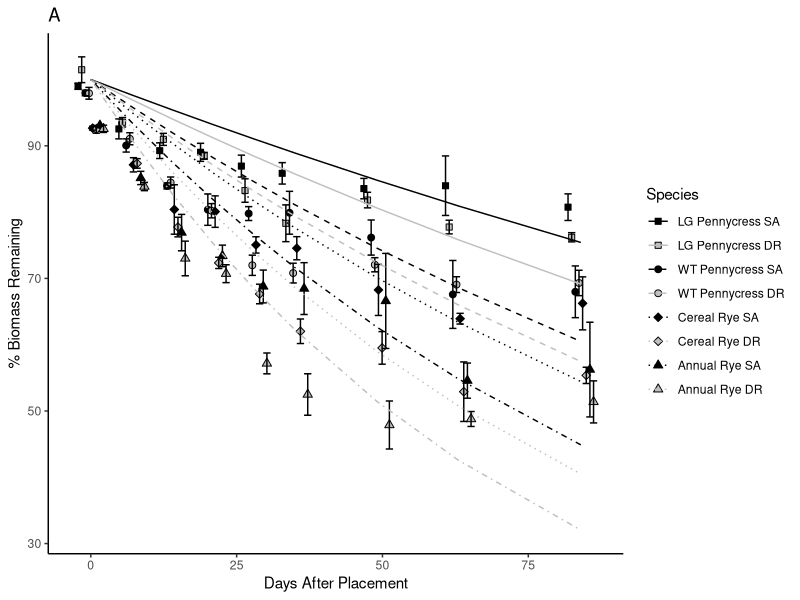
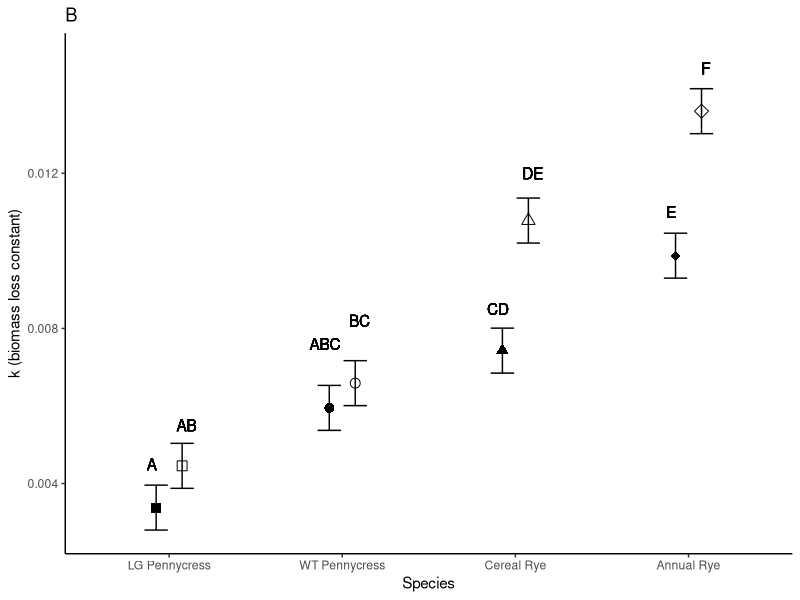
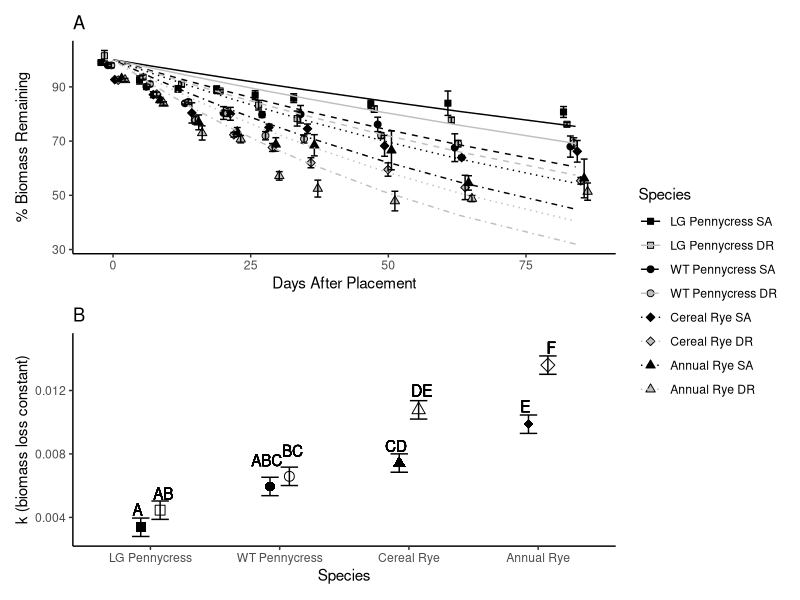
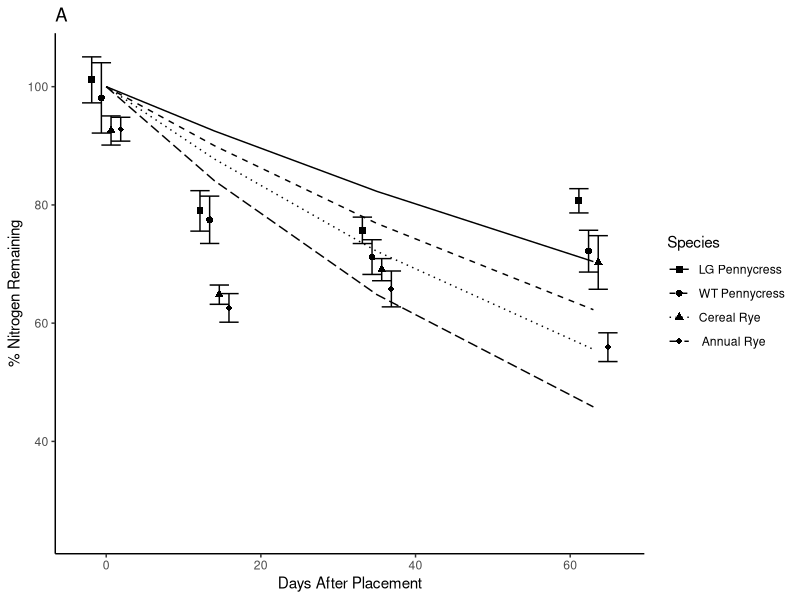
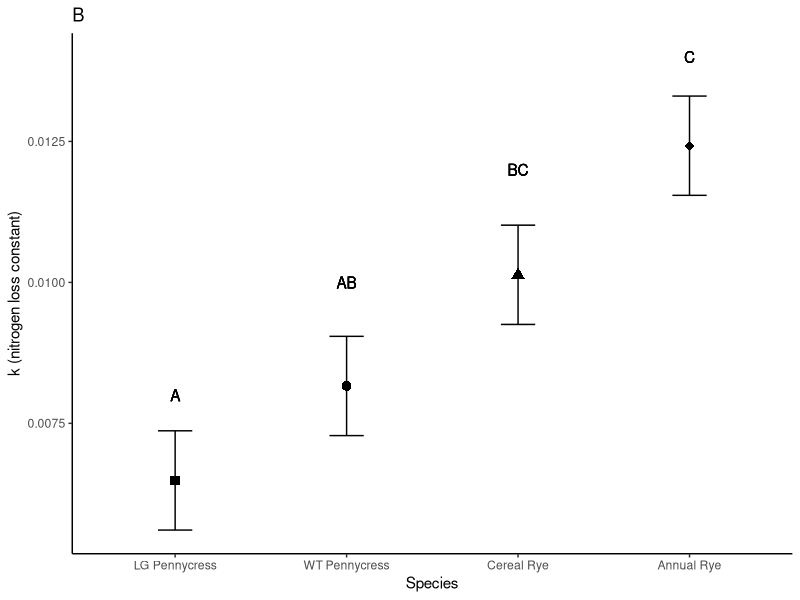
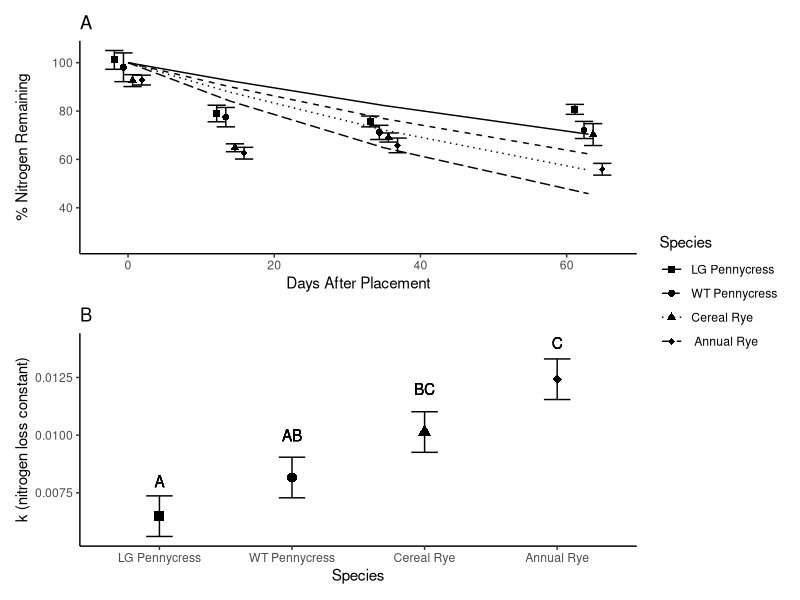
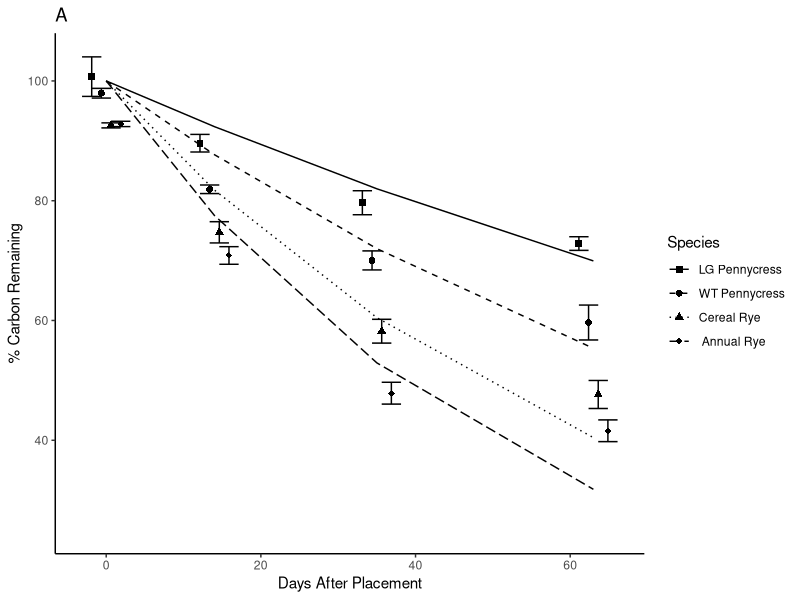
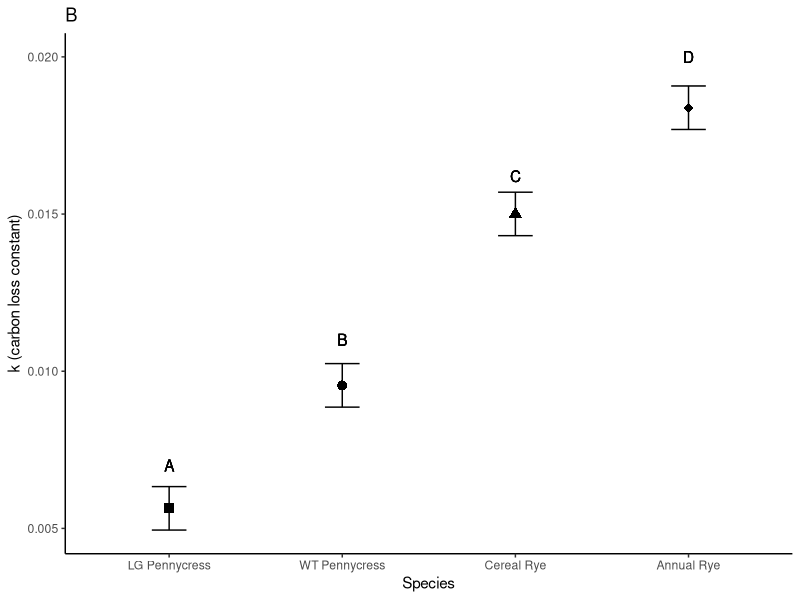

Here is the R script that generated these plots, in order:
# LOAD LIBRARIES ----
library(tidyverse) 
library(patchwork)

# OBJECTIVE ----
# I'm going to use this file for all of the final plotting
# I need to do so that I can do it all in one place.
# At the end of the biomass, nitrogen, and carbon analysis scripts
#I saved the relevant files as csv files
# in the filepath: "output/final". The full data frame for
# the nitrogen and carbon loss data is created and 
# saved in the carbon analysis file so that I only had to do it 
# once and put it in one place. 
# going to start by plotting the percent remaining over time, 
# and them the emmeans graphs with relevant
# statistics. Will see where to go from there. 

# READ IN THE DATA ----

# full nitrogen and carbon data ----
nutrients.df <- 
  read_csv("output/final files from import and k calcs/from import and clean/nutrients.csv")

# full decomp data ----
biomass.df <- 
  read_csv("output/final files from import and k calcs/from import and clean/total biomass.csv")

# now we load in the emmeans for those plots 
# biomass ----
biomass_k_emmeans.df <- 
  read_csv("output/statistical results/biomass results.csv")

# nitrogen ----
nitrogen_k_emmeans.df <- 
  read_csv("output/statistical results/nitrogen results.csv")

# carbon ----
carbon_k_emmeans.df <- 
  read_csv("output/statistical results/carbon results.csv")

# carbon to nitrogen ratios ----
ratios.df <- 
  read_csv("output/carbon to nitrogen ratios/c to n ratios.csv")

# carbon to nitrogen ratios by soil ----
ratio_soils.df <- 
  read_csv("output/carbon to nitrogen ratios/ c to n ratios by soil.csv")

# READ IN FITTED VALUES FOR PLOTTING ----

# biomass ----
biomass_fitted.df <- 
  read_csv("output/final files from import and k calcs/k values/fitted biomass.csv")
  
# nitrogen ----
nitrogen_fitted.df <-
  read_csv("output/final files from import and k calcs/k values/fitted nitrogen.csv")
  
# carbon ----
carbon_fitted.df <- 
  read_csv("output/final files from import and k calcs/k values/fitted carbon.csv")

# CLEANING OF FILES ----

# add species to biomass data frame 
biomass_k_emmeans.df <- biomass_k_emmeans.df %>%
  mutate(spp = case_when(
    trt == "GM_PC_1" ~ "gm_pc",
    trt == "GM_PC_2" ~ "gm_pc",
    trt == "PC_1" ~ "pc",
    trt == "PC_2" ~ "pc",
    trt == "CR_1" ~ "cr",
    trt == "CR_2" ~ "cr",
    trt == "AR_1" ~ "ar",
    trt == "AR_2" ~ "ar"))

# add soil to biomass data frame
biomass_k_emmeans.df <- biomass_k_emmeans.df %>%
  mutate(soil = case_when(
    trt == "GM_PC_1" ~ "1",
    trt == "GM_PC_2" ~ "2",
    trt == "PC_1" ~ "1",
    trt == "PC_2" ~ "2",
    trt == "CR_1" ~ "1",
    trt == "CR_2" ~ "2",
    trt == "AR_1" ~ "1",
    trt == "AR_2" ~ "2"))

# set up factor for biomass fitted
biomass_fitted.df <- biomass_fitted.df %>%
  mutate(trt = paste(spp, soil_block, sep = "_"))

biomass.df <- biomass.df %>%
  mutate(trt = paste(spp, soil_block, sep = "_"))

biomass_fitted.df <- biomass_fitted.df %>%
  mutate(trt = as.factor(trt)) %>%
  mutate(trt = fct_relevel(trt,
                           "GM_PC_1", "GM_PC_2", "PC_1", "PC_2", "CR_1", "CR_2",
                           "AR_1", "AR_2")) 

# set up the factors for nitrogen fitted
nitrogen_fitted.df <- nitrogen_fitted.df %>%
mutate(spp = as.factor(spp)) %>%
  mutate(spp = fct_relevel(spp, "GM_PC", "PC", "CR", "AR"))

# set up the factors for carbon fitted 
carbon_fitted.df <- carbon_fitted.df %>%
  mutate(spp = as.factor(spp)) %>%
  mutate(spp = fct_relevel(spp, "GM_PC", "PC", "CR", "AR"))



# rename treatment to spp_soil to work with the graphs i aleady wrote
biomass_k_emmeans.df<- biomass_k_emmeans.df %>%
  rename(spp_soil = trt)

# FIGURES ----

# biomass ----

# percent remaining
total_biomass_days.plot <- biomass.df %>%
  mutate(spp = as.factor(trt)) %>%
  mutate(trt = fct_relevel(trt,
                                "GM_PC_1", "GM_PC_2", "PC_1", "PC_2", "CR_1", "CR_2",
                                "AR_1", "AR_2")) %>%
  ggplot(mapping = aes(days, pct_mass_remain, 
                       shape = as.factor(trt), fill = trt)) + 
  stat_summary(fun = mean, na.rm = TRUE, geom = "point", size = 2,
               position = position_dodge(width = 5)) +
  stat_summary(fun.data = mean_se, na.rm = TRUE, geom = "errorbar", width = 10,
               position = position_dodge(width = 5)) +
  geom_line(data = biomass_fitted.df,
            aes(x= days, y=.fitted, linetype= as.factor(trt), color = as.factor(trt)))+
  labs(x = "Days After Placement", y = "% Biomass Remaining") +
  scale_shape_manual(name = "Species",
                     label = c("LG Pennycress SA","LG Pennycress DR",
                               "WT Pennycress SA", "WT Pennycress DR", 
                               "Cereal Rye SA", "Cereal Rye DR",
                               "Annual Rye SA", "Annual Rye DR"),
                     values = c(22, 22, 21, 21, 23,23, 24, 24)) +
  scale_linetype_manual(name = "Species",
                        label =
                          c("LG Pennycress SA","LG Pennycress DR",
                            "WT Pennycress SA", "WT Pennycress DR", 
                            "Cereal Rye SA", "Cereal Rye DR",
                            "Annual Rye SA", "Annual Rye DR"),
                        values = c(1, 1, 2, 2, 3, 3, 4, 4)) +
  scale_fill_manual(name = "Species",
                     label = c("LG Pennycress SA","LG Pennycress DR",
                               "WT Pennycress SA", "WT Pennycress DR", 
                               "Cereal Rye SA", "Cereal Rye DR",
                               "Annual Rye SA", "Annual Rye DR"),
                     values = c("black", "gray75", "black", "gray75",
                                "black", "gray75", "black", "gray75")) +
  scale_color_manual(name = "Species",
                    label = c("LG Pennycress SA","LG Pennycress DR",
                              "WT Pennycress SA", "WT Pennycress DR", 
                              "Cereal Rye SA", "Cereal Rye DR",
                              "Annual Rye SA", "Annual Rye DR"),
                    values = c("black", "gray75", "black", "gray75",
                               "black", "gray75", "black", "gray75")) +
  labs(shape = "Species", linetype = "Species") +
  expand_limits(y = 45) +
  ggtitle("A") +
  theme_classic()

total_biomass_days.plot

# emm contrasts
biomass_contrast.plot <- biomass_k_emmeans.df %>%
  mutate(spp = fct_relevel(spp, "gm_pc", "pc", "cr", "ar")) %>%
  mutate(spp_soil = fct_relevel(spp_soil,
                                "GM_PC_1", "GM_PC_2", "PC_1", "PC_2", "CR_1", "CR_2",
                                "AR_1", "AR_2")) %>%
  ggplot(aes(x=spp)) +
  geom_point(aes(y=emmean, shape = spp_soil, group = soil), 
             position = position_dodge2(width = 0.3), size = 3) +
  geom_errorbar(aes(ymin = emmean-SE, ymax = emmean+SE, group = soil), 
                position = position_dodge2(0.3),
                stat="identity", width = 0.3) + 
  labs(x="Species", y= "k (biomass loss constant)")  +
  geom_text(aes(x = 0.9, y = .0045, label = "A")) +
  geom_text(aes(x = 1.1, y = .0055, label = "AB")) +
  geom_text(aes(x = 1.9, y = .0076, label = "ABC")) +
  geom_text(aes(x = 2.1, y = .0082, label = "BC")) +
  geom_text(aes(x = 2.9, y = .0085, label = "CD"))+
  geom_text(aes(x = 3.1, y = .012, label = "DE")) +
  geom_text(aes(x = 3.9, y = .011, label = "E"))+
  geom_text(aes(x = 4.1, y = .0147, label = "F")) +
  scale_x_discrete(labels = c("pc" = "WT Pennycress", "gm_pc" = "LG Pennycress",
                              "cr" = "Cereal Rye", "ar" = "Annual Rye")) +
  scale_shape_manual(name = "Soil ",
                     label = c("LG Pennycress SA","LG Pennycress DR",
                               "WT Pennycress SA", "WT Pennycress DR", 
                               "Cereal Rye SA", "Cereal Rye DR",
                               "Annual Rye SA", "Annual Rye DR"),
                     values = c(15, 0, 16, 1, 17, 2, 18, 5)) +
  expand_limits(ymin = 0.005, ymax = 0.015) +
  ggtitle("B") +
  theme_classic() +
  theme(legend.position = "none")

biomass_contrast.plot

# full
total_biomass_days.plot + biomass_contrast.plot + plot_layout(ncol = 1, guides = "collect")


# nitrogen ----

# mass remaining 
nitrogen_days.plot <- nutrients.df %>%
   mutate(spp = as.factor(spp)) %>%
   mutate(spp = fct_relevel(spp, "GM_PC", "PC", "CR", "AR")) %>%
  ggplot(mapping = aes(days, pct_n_remain, shape = spp)) +
  stat_summary(fun = mean, na.rm = TRUE, geom = "point", size = 2,
               position = position_dodge(width = 5)) +
  stat_summary(fun.data = mean_se, na.rm = TRUE, geom = "errorbar", width = 10,
               position = position_dodge(width = 5)) +
  geom_line(data = nitrogen_fitted.df,
            aes(x= days, y=.fitted, linetype = as.factor(spp)))+
  labs(x = "Days After Placement", y = "% Nitrogen Remaining") +
  scale_shape_manual(name = "Species", 
                     label = c("LG Pennycress", "WT Pennycress", "Cereal Rye", " Annual Rye"),
                     values = c(15, 16, 17, 18)) +
  scale_linetype_manual(name = "Species",
                        label =
                          c("LG Pennycress", "WT Pennycress", "Cereal Rye", " Annual Rye"),
                        values = c(1, 2, 3, 5)) +
  labs(shape = "Species", linetype = "Species") +
  expand_limits(y = 25) +
  ggtitle("A") +
  theme_classic()

nitrogen_days.plot

# emmeans with spp on x
# empty shapes with fill for soil - soil type differentially affects decomposition by species 
nitrogen_emm.plot <- nitrogen_k_emmeans.df %>%
  mutate(spp = fct_relevel(spp, "GM_PC", "PC", "CR", "AR")) %>%
  ggplot(aes(x=spp, shape = spp)) +
  geom_point(aes(y=emmean), size=3) +
  geom_errorbar(aes(ymin = emmean-SE, ymax = emmean+SE), 
                stat="identity", width = 0.2) +
  labs(x="Species", y= "k (nitrogen loss constant)")  +
  geom_text(aes(x = 1, y = .008, label = "A")) +
  geom_text(aes(x = 2, y = .010, label = "AB")) +
  geom_text(aes(x = 3, y = .012, label = "BC"))+
  geom_text(aes(x = 4, y = .014, label = "C")) +
  scale_x_discrete(labels = c("PC" = "WT Pennycress", "GM_PC"= "LG Pennycress",
                              "CR" = "Cereal Rye", "AR" = "Annual Rye")) +
  scale_shape_manual(name = "Species", 
                     label = c("LG Pennycress", "WT Pennycress", "Cereal Rye", "Annual Rye"),
                     values = c(15, 16, 17, 18)) +
  ggtitle("B") +
  theme_classic() +
  theme(legend.position = "none")

nitrogen_emm.plot

# full
nitrogen_days.plot + nitrogen_emm.plot + plot_layout(guides = "collect", ncol = 1)

# carbon ----

# mass remaining 
carbon.plot <- nutrients.df %>%
  mutate(spp = as.factor(spp)) %>%
  mutate(spp = fct_relevel(spp, "GM_PC", "PC", "CR", "AR")) %>%
  ggplot(mapping = aes(days, pct_c_remain, shape = spp)) +
  stat_summary(fun = mean, na.rm = TRUE, geom = "point", size = 2,
               position = position_dodge(width = 5)) +
  stat_summary(fun.data = mean_se, na.rm = TRUE, geom = "errorbar", width = 10,
               position = position_dodge(width = 5)) +
  geom_line(data = carbon_fitted.df,
            aes(x= days, y=.fitted, linetype = as.factor(spp)))+
  labs(x = "Days After Placement", y = "% Carbon Remaining") +
  scale_shape_manual(name = "Species", 
                     label = c("LG Pennycress", "WT Pennycress", "Cereal Rye", " Annual Rye"),
                     values = c(15, 16, 17, 18)) +
  scale_linetype_manual(name = "Species",
                        label =
                          c("LG Pennycress", "WT Pennycress", "Cereal Rye", " Annual Rye"),
                        values = c(1, 2, 3, 5)) +
  labs(shape = "Species", linetype = "Species") +
  expand_limits(y = 25) +
  ggtitle("A") +
  theme_classic()

carbon.plot


# emmeans 
carbon_emm.plot <- carbon_k_emmeans.df %>%
  mutate(spp = fct_relevel(spp, "GM_PC", "PC", "CR", "AR")) %>%
  ggplot(aes(x=spp, shape = spp)) +
  geom_point(aes(y=emmean), size=3) +
  geom_errorbar(aes(ymin = emmean-SE, ymax = emmean+SE), 
                stat="identity", width = 0.2) +
  labs(x="Species", y= "k (carbon loss constant)")  +
  geom_text(aes(x = 1, y = .007, label = "A")) +
  geom_text(aes(x = 2, y = .011, label = "B")) +
  geom_text(aes(x = 3, y = .0162, label = "C"))+
  geom_text(aes(x = 4, y = .02, label = "D")) +
  scale_x_discrete(labels = c("PC" = "WT Pennycress", "GM_PC"= "LG Pennycress",
                              "CR" = "Cereal Rye", "AR" = "Annual Rye")) +
  scale_shape_manual(name = "Species", 
                     label = c("LG Pennycress", "WT Pennycress", "Cereal Rye", "Annual Rye"),
                     values = c(15, 16, 17, 18)) +
  expand_limits(ymin = 0.005, ymax = 0.02) +
  ggtitle("B") +
  theme_classic() +
  theme(legend.position = "none")

carbon_emm.plot

# carbon plots together
carbon.plot + carbon_emm.plot + plot_layout(ncol = 1)

# PUT THE PLOTS TOGETHER FOR THE PAPER ----

# biomass ----
final_biomass.plot <- 
  total_biomass_days.plot + biomass_contrast.plot + plot_layout(ncol = 1, guides = "collect")

ggsave("output/figures/final biomass.jpg", final_biomass.plot,
       width = 7, height = 7, dpi = 700)

# nitrogen ----
final_nitrogen.plot <- 
  nitrogen_days.plot + nitrogen_emm.plot + plot_layout(guides = "collect", ncol = 1)

# save it
ggsave("output/figures/final nitrogen.jpg", final_nitrogen.plot,
       width = 7, height = 7, dpi = 700)


# carbon ----
final_carbon.plot <- 
  carbon.plot + carbon_emm.plot + plot_layout(guides = "collect", ncol = 1)

#save it 
ggsave("output/figures/final carbon.jpg", final_carbon.plot,
       width = 7, height = 7, dpi = 700)


# CARBON TO NITROGEN RATIOS PLOTTING ----
  
# with comparisons to other papers and sources
cn.plot <- ratios.df %>%
  filter(days == 0) %>%
  mutate(spp = fct_relevel(spp, "GM_PC", "PC", "CR", "AR")) %>%
  ggplot(mapping = aes(spp, mean, shape = spp)) +
  geom_point(size = 3) +
  geom_errorbar(aes(ymin = mean-sd, ymax = mean+sd), stat = "identity", width = 0.2) +
  scale_shape_manual(name = "Species", 
                     label = c("LG Pennycress", "WT Pennycress", "Cereal Rye", "Annual Rye"),
                     values = c(15, 16, 17, 18)) +
  scale_x_discrete(labels = c("PC" = "WT Pennycress", "GM_PC"= "LG Pennycress",
                              "CR" = "Cereal Rye", "AR" = "Annual Rye")) +
  geom_text(aes(x = 0, y = 12, hjust = -0.1, label = "Hairy Vetch")) +
  geom_text(aes(x = 0, y = 58, hjust = -0.1, label = "Corn Stover")) +
  geom_text(aes(x = 0, y = 25, hjust = -0.1, label = "IMD")) +
  labs(x = "Species", y = "Initial Carbon-to-Nitrogen Ratio") +
  geom_hline(yintercept = 11, linetype = 2) +
  geom_hline(yintercept = 57, linetype = 2) +
  geom_hline(yintercept = 24, linetype = 2) +
  theme_classic()

cn.plot

ggsave("output/figures/carbon to nitrogen.jpg", cn.plot,
       width = 7, height = 7, dpi = 700)


# at cn of 24/25 to 1 there is no leftover carbon or nitrogen!


  
